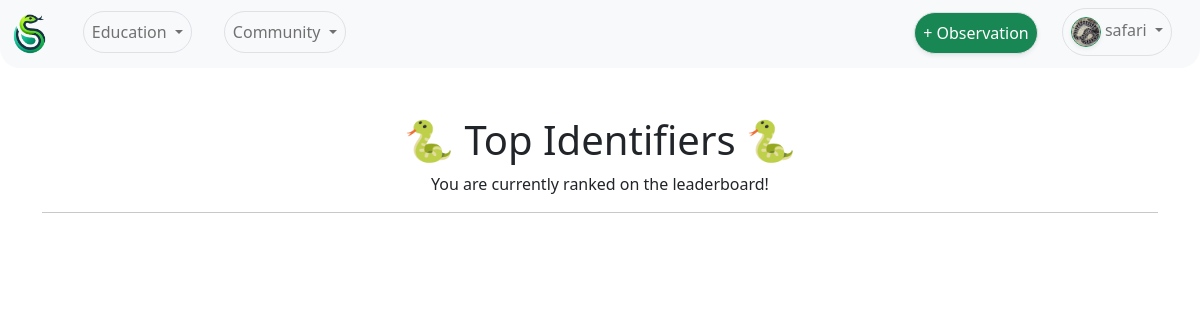
The app's page /Leaderboard/ (signed in), older data.
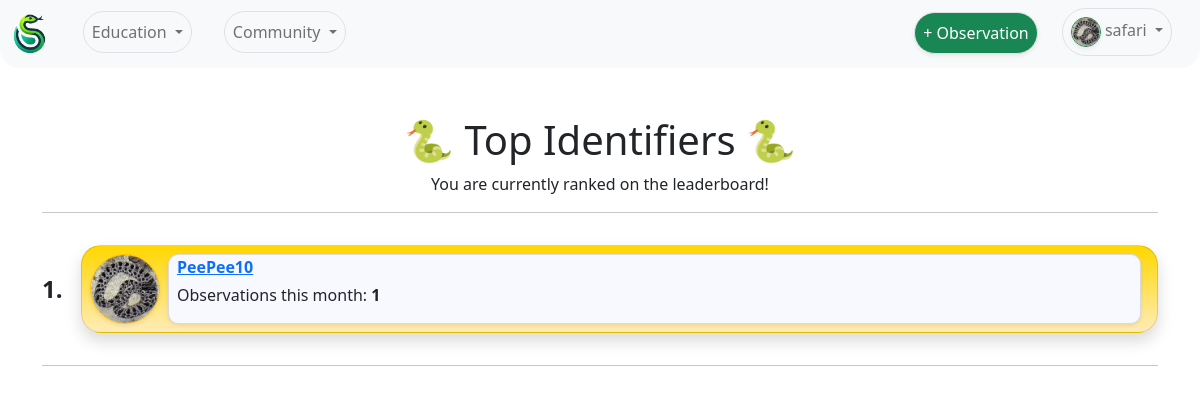
The same page, newer data.
### UserAuth/models.py (models this page shows, shortened)
class UserProfile(models.Model):
    user = models.OneToOneField(User, on_delete=models.CASCADE) # Link the user profile to a user model instance
    profile_pic = models.ImageField(upload_to='profile_pics/', default='profile_pics/default.jpg' ,null=True, blank=True) # User profile picture
    bio = models.TextField(null=True, blank=True) # User bio
    observations = models.IntegerField(default=0) # User observation count

### Leaderboard/views.py (the view)
# urls.py: path('', views.leaderboard_view, name='leaderboard_view'),
@login_required
def leaderboard_view(request):
    today = now() # Get the current date and time
    start_of_month = today.replace(day=1, hour=0, minute=0, second=0, microsecond=0) # Get the first day of the current month
    month_observations = UserObservation.objects.filter(
        date__gte=start_of_month,
        date__lt=today
    ).values('user').annotate(observation_count=Count('id')).order_by('-observation_count')
    top_ten_profiles = UserProfile.objects.filter(
        id__in=[obs['user'] for obs in month_observations[:10]]
    ).annotate(
        observations_count=Count('userobservation')
    ).order_by('-observations_count')
    current_user_profile, created = UserProfile.objects.get_or_create(user=request.user)
    current_user_observations_this_month = UserObservation.objects.filter(
        user=current_user_profile,
        date__gte=start_of_month,
        date__lt=today
    ).count()
    is_user_ranked = current_user_profile in top_ten_profiles
    if len(month_observations) < 10:
        is_user_ranked = True
    observations_to_join = 0
    if not is_user_ranked and month_observations: # If the user is not ranked and there are observations
        tenth_place_count = month_observations[9]['observation_count'] if len(month_observations) >= 10 else 0 # Get the 10th place observation count
        observations_to_join = tenth_place_count - current_user_observations_this_month + 1 # Calculate the number of observations needed to join the top 10
    context = { # Define the context dictionary
        'top_ten_profiles': top_ten_profiles, # Add the top 10 profiles to the context
        'current_user_profile': current_user_profile, # Add the current user's profile to the context
        'current_user_observations_this_month': current_user_observations_this_month, # Add the current user's observations this month to the context
        'is_user_ranked': is_user_ranked, # Add the user's ranking status to the context
        'observations_to_join': observations_to_join, # Add the number of observations needed to join the top 10 to the context
    }
    return render(request, 'leaderboard.html', context)

### Leaderboard/templates/leaderboard.html (shortened to what this page needs)
{% extends 'base.html' %}
{% load static %}
{% block content %}
    <h1 style="text-align: center;">🐍 Top Identifiers 🐍</h1>
    {% if is_user_ranked %}
        <p style="text-align: center;">You are currently ranked on the leaderboard!</p>
    {% else %}
        {% if observations_to_join > 0 %}
            <p style="text-align: center;">You need {{ observations_to_join }} more observations to enter the leaderboard.</p>
        {% else %}
            <p style="text-align: center;">Start observing to appear on the leaderboard!</p>
        {% endif %}
    {% endif %}
    {% for profile in top_ten_profiles %}
        <hr>
        <div class="d-flex align-items-center mb-3">
            {% if forloop.counter < 4 %}
            <div class="rank-number"><strong>{{ forloop.counter }}.</strong></div>
            {% else %}
            <div class="rank-number">{{ forloop.counter }}.</div>
            {% endif %}
            {% if forloop.counter == 1 %}
            <div class="card mt-3 mb-3 shadow gold-gradient lbcard" style="border-radius: 20px; overflow: hidden;">
            {% elif forloop.counter == 2 %}
            <div class="card mt-3 mb-3 shadow silver-gradient lbcard" style="border-radius: 20px; overflow: hidden;">
            {% elif forloop.counter == 3 %}
            <div class="card mt-3 mb-3 shadow bronze-gradient lbcard" style="border-radius: 20px; overflow: hidden;">
            {% elif profile == request.user.userprofile %}
            <div class="card mt-3 mb-3 shadow user-gradient lbcard" style="border-radius: 20px; overflow: hidden;">
            {% else %}
            <div class="card mt-3 mb-3 shadow-sm green-gradient lbcard" style="border-radius: 20px; overflow: hidden;">
            {% endif %}
                <div class="mx-2 mt-2 mb-2 d-flex align-items-center">
                    <a href="{% url 'user_profile' profile.user.username %}" class="text-decoration-none">
                    {% if forloop.counter == 1 %}
                    <img src="{{ profile.profile_pic.url }}" class="rounded-circle border border-warning shadow-sm" alt="Profile Picture" style="width: 70px; height: 70px; object-fit: cover;">
                    {% elif forloop.counter == 2 %}
                    <img src="{{ profile.profile_pic.url }}" class="rounded-circle border border-secondary shadow-sm" alt="Profile Picture" style="width: 70px; height: 70px; object-fit: cover;">
                    {% elif forloop.counter == 3 %}
                    <img src="{{ profile.profile_pic.url }}" class="rounded-circle border border-danger shadow-sm" alt="Profile Picture" style="width: 70px; height: 70px; object-fit: cover;">
                    {% elif profile == request.user.userprofile %}
                    <img src="{{ profile.profile_pic.url }}" class="rounded-circle border border-primary shadow-sm" alt="Profile Picture" style="width: 70px; height: 70px; object-fit: cover;">
                    {% else %}
                    <img src="{{ profile.profile_pic.url }}" class="rounded-circle border border-success shadow-sm" alt="Profile Picture" style="width: 70px; height: 70px; object-fit: cover;">
                    {% endif %}
                    <div class="card ml-2 mx-2 shadow-sm" style="border-radius: 10px; overflow: hidden; background-color: ghostwhite;">
                        <div class="mx-2">
                            {% if profile == request.user.userprofile %}
                            <a href="{% url 'user_profile' profile.user.username %}"><strong>{{ profile.user.username }} (You)</strong></a>
                            {% else %}
                            <a href="{% url 'user_profile' profile.user.username %}"><strong>{{ profile.user.username }}</strong></a>
                            {% endif %}
                            <div class="mt-1"><p>Observations this month: <strong>{{ profile.observations_count }}</strong></p></div>
                        </div>
                    </div>
                    </a>
                </div>
            </div>
        </div>
        {% endfor %}
        <hr>
{% endblock content %}

Row changes from the older to the newer data that the page shows:
added UserProfile: profile_pic (picture), user.username "PeePee10", observations_count "1"
